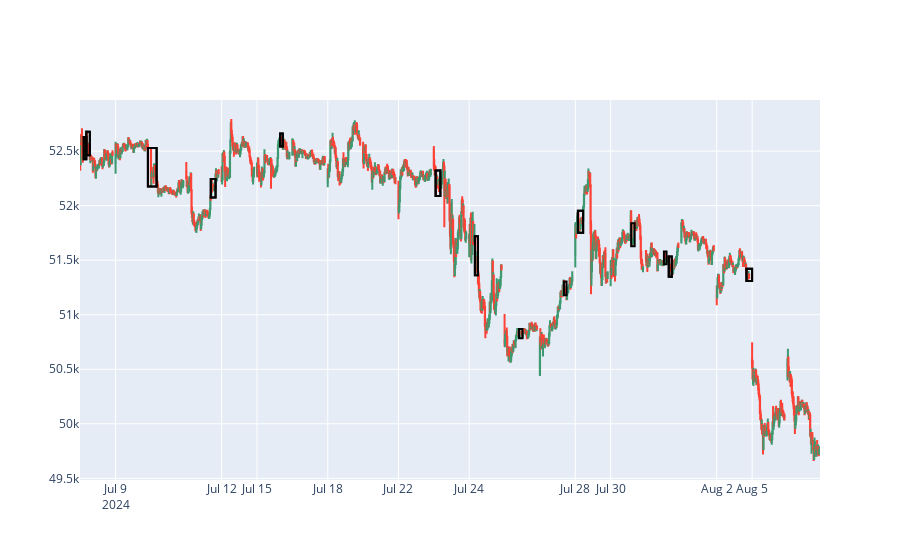

Notebook code for this chart:
### Code cell
def detect_consecutive_ibars(df, max_inside_bars=12, height_ratio_threshold=0.75, similar_height_threshold=0.6, max_similar_height=3, body_to_wick_ratio=0.7, tall_inside_threshold=0.5, tall_inside_percent=0.3):
    consecutive_ibars = [False] * len(df)
    i = 0
    while i < len(df) - 1:
        previous_candle = df.iloc[i]
        main_height = previous_candle['high'] - previous_candle['low']
        main_body = abs(previous_candle['open'] - previous_candle['close'])
        main_wick = main_height - main_body

        # Check if the body is significantly larger than the wicks
        if main_wick == 0 or main_body / main_wick < body_to_wick_ratio:
            i += 1
            continue

        # Start looking for inside bars after the current candle
        j = i + 1
        count = 0
        similar_height_count = 0
        tall_inside_count = 0
        while j < len(df) and \
              (df.iloc[j]['high'] < previous_candle['high']) and \
              (df.iloc[j]['low'] > previous_candle['low']) and \
              (df.iloc[j]['close'] < previous_candle['high']) and \
              (df.iloc[j]['open'] > previous_candle['low']):
            
            inside_height = df.iloc[j]['high'] - df.iloc[j]['low']
            if inside_height >= main_height * height_ratio_threshold:
                similar_height_count += 1
                if similar_height_count > max_similar_height:
                    break

            if inside_height >= main_height * similar_height_threshold:
                tall_inside_count += 1
            
            if inside_height >= main_height * tall_inside_threshold:
                tall_inside_count += 1

            count += 1
            j += 1
        
        # Check if the count of inside bars is within the allowed limit
        if count > 3 and count <= max_inside_bars and similar_height_count <= max_similar_height:
            if tall_inside_count / count < 0.5 and tall_inside_count / count < tall_inside_percent:  # Check if less than 50% of inside bars are tall and less than 30% of inside bars are taller than 50% of main candlestick
                for k in range(i+1, j):
                    consecutive_ibars[k] = True
                # Mark the larger candlestick as well
                consecutive_ibars[i] = True
        # Move index to the end of the current sequence
        i = j if count == 0 else i + 1
                
    return consecutive_ibars

df['ConsecutiveInsideBars'] = detect_consecutive_ibars(df)

# Plot empty squares around consecutive inside bars
i = 0
while i < len(df):
    if df['ConsecutiveInsideBars'][i]:
        start = i
        while i < len(df) and df['ConsecutiveInsideBars'][i]:
            i += 1
        end = i - 1
        
        # Determine the x0 and x1 values, considering the edge cases
        x0 = df['date'][start - 1] if start > 0 else df['date'][start]
        x1 = df['date'][end + 1] if end < len(df) - 1 else df['date'][end]

        fig.add_shape(type="rect",
                      x0=x0, y0=min(df['low'][start:end+1]),
                      x1=x1, y1=max(df['high'][start:end+1]),
                      line=dict(color="black"),
                      fillcolor="rgba(0,0,0,0)")  # Make the box empty
    else:
        i += 1

# Show the figure
fig

### Figure 1 — Plotly figure (JSON) as saved in the notebook; plotly's stock layout.template omitted (floating-point values rounded to 4 significant figures; data arrays with more than 128 entries replaced by an {"elided": "..."} marker saying what was removed)
{"data": [{"close": {"elided": "1575 float values"}, "high": {"elided": "1575 float values"}, "low": {"elided": "1575 float values"}, "open": {"elided": "1575 float values"}, "type": "candlestick", "x": {"elided": "1575 str values"}}], "layout": {"shapes": [{"fillcolor": "rgba(0,0,0,0)", "line": {"color": "black"}, "type": "rect", "x0": "2024-07-08T09:55:00", "x1": "2024-07-08T10:25:00", "y0": 52420.0, "y1": 52630.0}, {"fillcolor": "rgba(0,0,0,0)", "line": {"color": "black"}, "type": "rect", "x0": "2024-07-08T10:25:00", "x1": "2024-07-08T11:05:00", "y0": 52460.0, "y1": 52680.0}, {"fillcolor": "rgba(0,0,0,0)", "line": {"color": "black"}, "type": "rect", "x0": "2024-07-09T15:25:00", "x1": "2024-07-10T10:20:00", "y0": 52180.0, "y1": 52530.0}, {"fillcolor": "rgba(0,0,0,0)", "line": {"color": "black"}, "type": "rect", "x0": "2024-07-11T13:55:00", "x1": "2024-07-11T14:50:00", "y0": 52070.0, "y1": 52240.0}, {"fillcolor": "rgba(0,0,0,0)", "line": {"color": "black"}, "type": "rect", "x0": "2024-07-15T13:40:00", "x1": "2024-07-15T14:10:00", "y0": 52540.0, "y1": 52660.0}, {"fillcolor": "rgba(0,0,0,0)", "line": {"color": "black"}, "type": "rect", "x0": "2024-07-23T09:35:00", "x1": "2024-07-23T10:30:00", "y0": 52090.0, "y1": 52320.0}, {"fillcolor": "rgba(0,0,0,0)", "line": {"color": "black"}, "type": "rect", "x0": "2024-07-24T10:20:00", "x1": "2024-07-24T10:55:00", "y0": 51360.0, "y1": 51720.0}, {"fillcolor": "rgba(0,0,0,0)", "line": {"color": "black"}, "type": "rect", "x0": "2024-07-29T09:45:00", "x1": "2024-07-29T10:45:00", "y0": 51750.0, "y1": 51950.0}, {"fillcolor": "rgba(0,0,0,0)", "line": {"color": "black"}, "type": "rect", "x0": "2024-07-30T13:10:00", "x1": "2024-07-30T13:50:00", "y0": 51630.0, "y1": 51840.0}, {"fillcolor": "rgba(0,0,0,0)", "line": {"color": "black"}, "type": "rect", "x0": "2024-07-31T12:40:00", "x1": "2024-07-31T13:10:00", "y0": 51460.0, "y1": 51580.0}, {"fillcolor": "rgba(0,0,0,0)", "line": {"color": "black"}, "type": "rect", "x0": "2024-07-31T13:35:00", "x1": "2024-07-31T14:10:00", "y0": 51350.0, "y1": 51530.0}, {"fillcolor": "rgba(0,0,0,0)", "line": {"color": "black"}, "type": "rect", "x0": "2024-08-02T14:55:00", "x1": "2024-08-05T09:15:00", "y0": 51310.0, "y1": 51420.0}, {"fillcolor": "rgba(0,0,0,0)", "line": {"color": "black"}, "type": "rect", "x0": "2024-07-08T09:55:00", "x1": "2024-07-08T10:25:00", "y0": 52420.0, "y1": 52630.0}, {"fillcolor": "rgba(0,0,0,0)", "line": {"color": "black"}, "type": "rect", "x0": "2024-07-08T10:25:00", "x1": "2024-07-08T11:05:00", "y0": 52460.0, "y1": 52680.0}, {"fillcolor": "rgba(0,0,0,0)", "line": {"color": "black"}, "type": "rect", "x0": "2024-07-09T15:25:00", "x1": "2024-07-10T10:20:00", "y0": 52180.0, "y1": 52530.0}, {"fillcolor": "rgba(0,0,0,0)", "line": {"color": "black"}, "type": "rect", "x0": "2024-07-11T13:55:00", "x1": "2024-07-11T14:50:00", "y0": 52070.0, "y1": 52240.0}, {"fillcolor": "rgba(0,0,0,0)", "line": {"color": "black"}, "type": "rect", "x0": "2024-07-15T13:40:00", "x1": "2024-07-15T14:10:00", "y0": 52540.0, "y1": 52660.0}, {"fillcolor": "rgba(0,0,0,0)", "line": {"color": "black"}, "type": "rect", "x0": "2024-07-23T09:35:00", "x1": "2024-07-23T10:30:00", "y0": 52090.0, "y1": 52320.0}, {"fillcolor": "rgba(0,0,0,0)", "line": {"color": "black"}, "type": "rect", "x0": "2024-07-24T10:20:00", "x1": "2024-07-24T10:55:00", "y0": 51360.0, "y1": 51720.0}, {"fillcolor": "rgba(0,0,0,0)", "line": {"color": "black"}, "type": "rect", "x0": "2024-07-25T12:00:00", "x1": "2024-07-25T12:40:00", "y0": 50780.0, "y1": 50870.0}, {"fillcolor": "rgba(0,0,0,0)", "line": {"color": "black"}, "type": "rect", "x0": "2024-07-26T13:50:00", "x1": "2024-07-26T14:20:00", "y0": 51180.0, "y1": 51300.0}, {"fillcolor": "rgba(0,0,0,0)", "line": {"color": "black"}, "type": "rect", "x0": "2024-07-29T09:45:00", "x1": "2024-07-29T10:45:00", "y0": 51750.0, "y1": 51950.0}, {"fillcolor": "rgba(0,0,0,0)", "line": {"color": "black"}, "type": "rect", "x0": "2024-07-31T13:35:00", "x1": "2024-07-31T14:10:00", "y0": 51350.0, "y1": 51530.0}, {"fillcolor": "rgba(0,0,0,0)", "line": {"color": "black"}, "type": "rect", "x0": "2024-08-02T14:55:00", "x1": "2024-08-05T09:15:00", "y0": 51310.0, "y1": 51420.0}], "xaxis": {"rangebreaks": [{"bounds": [16, 9.25], "pattern": "hour"}, {"values": ["2024-07-13T09:15:00", "2024-07-14T09:15:00", "2024-07-17T09:15:00", "2024-07-20T09:15:00", "2024-07-21T09:15:00", "2024-07-27T09:15:00", "2024-07-28T09:15:00", "2024-08-03T09:15:00", "2024-08-04T09:15:00"]}], "rangeslider": {"visible": false}}}}
